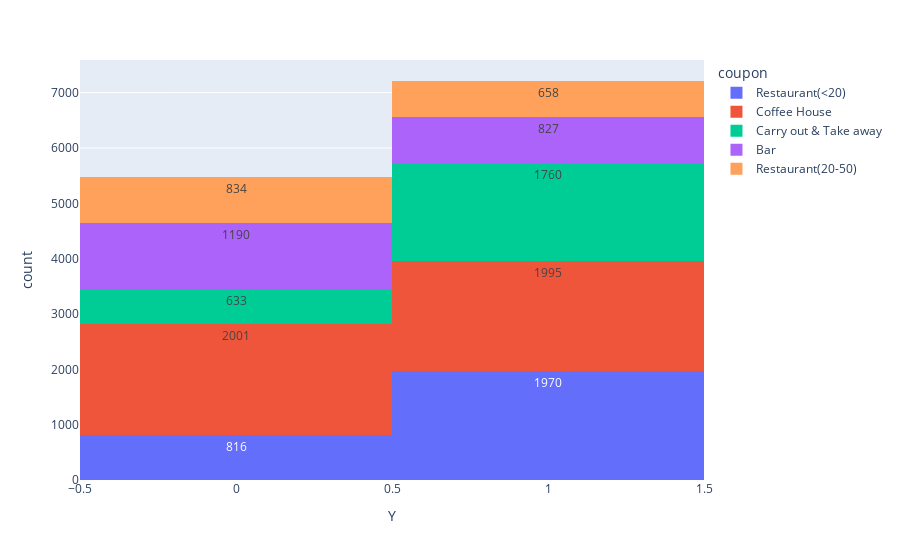

This figure's notebook cell:
### Markdown cell above
4. What proportion of the total observations chose to accept the coupon?

### Code cell
accept_ratio = data['Y'].value_counts(normalize=True)
print(accept_ratio[1])
fig = px.histogram(data, x='Y', color='coupon', text_auto=True)
fig.show()

### Figure 1 — Plotly figure (JSON) as saved in the notebook; plotly's stock layout.template omitted (floating-point values rounded to 4 significant figures; data arrays with more than 128 entries replaced by an {"elided": "..."} marker saying what was removed)
{"data": [{"alignmentgroup": "True", "bingroup": "x", "hovertemplate": "coupon=Restaurant(<20)<br>Y=%{x}<br>count=%{y}<extra></extra>", "legendgroup": "Restaurant(<20)", "marker": {"color": "#636efa", "pattern": {"shape": ""}}, "name": "Restaurant(<20)", "offsetgroup": "Restaurant(<20)", "orientation": "v", "showlegend": true, "texttemplate": "%{value}", "type": "histogram", "x": {"elided": "2786 int values"}, "xaxis": "x", "yaxis": "y"}, {"alignmentgroup": "True", "bingroup": "x", "hovertemplate": "coupon=Coffee House<br>Y=%{x}<br>count=%{y}<extra></extra>", "legendgroup": "Coffee House", "marker": {"color": "#EF553B", "pattern": {"shape": ""}}, "name": "Coffee House", "offsetgroup": "Coffee House", "orientation": "v", "showlegend": true, "texttemplate": "%{value}", "type": "histogram", "x": {"elided": "3996 int values"}, "xaxis": "x", "yaxis": "y"}, {"alignmentgroup": "True", "bingroup": "x", "hovertemplate": "coupon=Carry out & Take away<br>Y=%{x}<br>count=%{y}<extra></extra>", "legendgroup": "Carry out & Take away", "marker": {"color": "#00cc96", "pattern": {"shape": ""}}, "name": "Carry out & Take away", "offsetgroup": "Carry out & Take away", "orientation": "v", "showlegend": true, "texttemplate": "%{value}", "type": "histogram", "x": {"elided": "2393 int values"}, "xaxis": "x", "yaxis": "y"}, {"alignmentgroup": "True", "bingroup": "x", "hovertemplate": "coupon=Bar<br>Y=%{x}<br>count=%{y}<extra></extra>", "legendgroup": "Bar", "marker": {"color": "#ab63fa", "pattern": {"shape": ""}}, "name": "Bar", "offsetgroup": "Bar", "orientation": "v", "showlegend": true, "texttemplate": "%{value}", "type": "histogram", "x": {"elided": "2017 int values"}, "xaxis": "x", "yaxis": "y"}, {"alignmentgroup": "True", "bingroup": "x", "hovertemplate": "coupon=Restaurant(20-50)<br>Y=%{x}<br>count=%{y}<extra></extra>", "legendgroup": "Restaurant(20-50)", "marker": {"color": "#FFA15A", "pattern": {"shape": ""}}, "name": "Restaurant(20-50)", "offsetgroup": "Restaurant(20-50)", "orientation": "v", "showlegend": true, "texttemplate": "%{value}", "type": "histogram", "x": {"elided": "1492 int values"}, "xaxis": "x", "yaxis": "y"}], "layout": {"autosize": true, "barmode": "relative", "legend": {"title": {"text": "coupon"}, "tracegroupgap": 0}, "margin": {"t": 60}, "xaxis": {"anchor": "y", "autorange": true, "domain": [0, 1], "range": [-0.5, 1.5], "title": {"text": "Y"}, "type": "linear"}, "yaxis": {"anchor": "x", "autorange": true, "domain": [0, 1], "range": [0, 7589.0], "title": {"text": "count"}}}}
